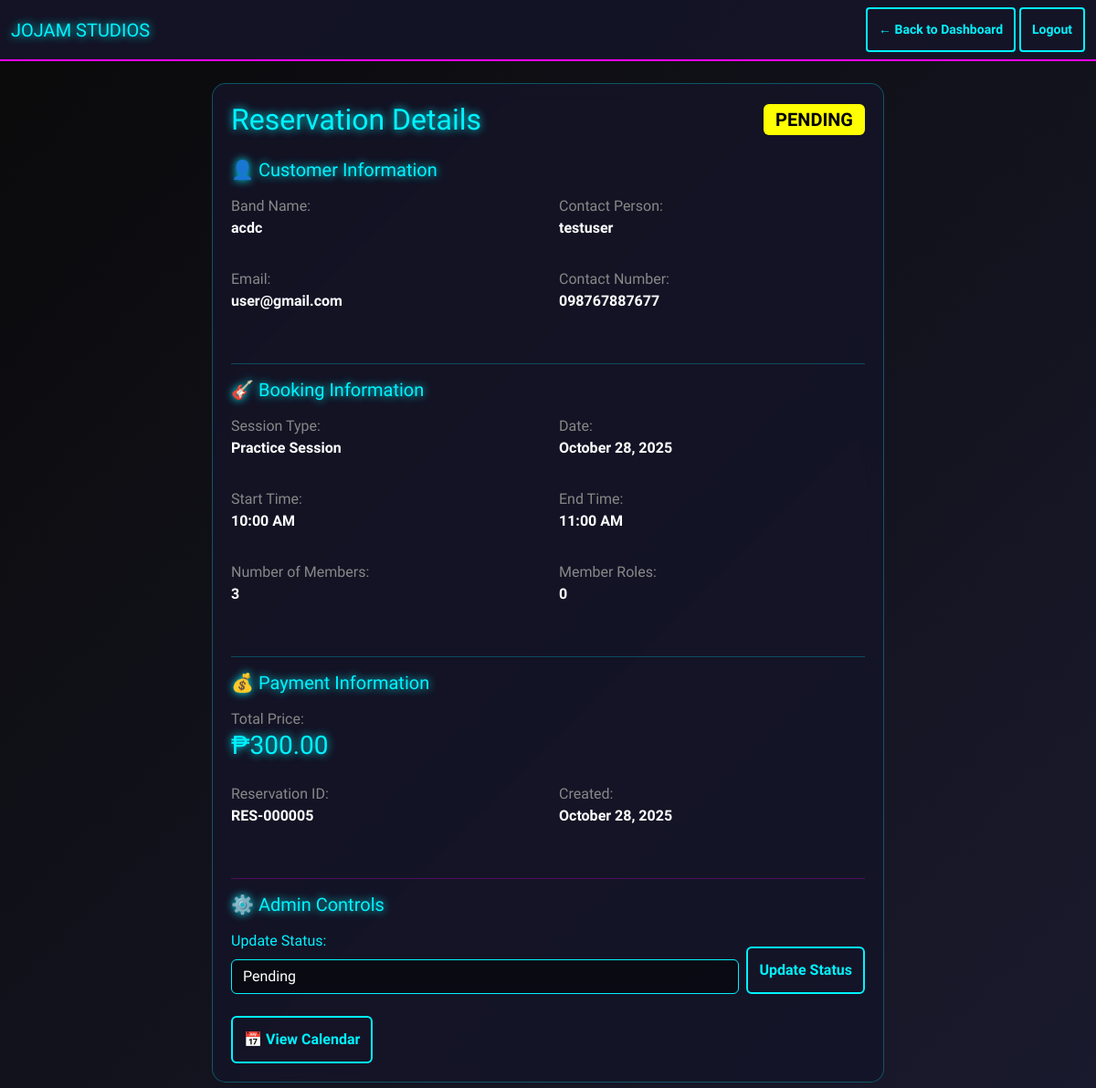
The page /view_reservation.php?id=5 (signed in) on the database its author committed.
### tables this page shows
CREATE TABLE `reservations` (
  `id` int(11) NOT NULL,
  `user_id` int(11) NOT NULL,
  `band_name` varchar(100) NOT NULL,
  `date` date NOT NULL,
  `start_time` time NOT NULL,
  `end_time` time NOT NULL,
  `members` int(11) NOT NULL,
  `roles` varchar(255) DEFAULT NULL,
  `type` enum('recording','practice') NOT NULL,
  `total_price` double DEFAULT NULL,
  `status` enum('pending','accepted','declined') DEFAULT 'pending',
  `created_at` timestamp NOT NULL DEFAULT current_timestamp()
);

CREATE TABLE `users` (
  `id` int(11) NOT NULL,
  `username` varchar(50) NOT NULL,
  `email` varchar(100) NOT NULL,
  `password` varchar(255) NOT NULL,
  `role` enum('admin','user') DEFAULT 'user',
  `band_name` varchar(100) DEFAULT NULL,
  `contact_number` varchar(20) DEFAULT NULL,
  `created_at` timestamp NOT NULL DEFAULT current_timestamp()
);

### config.php (called while the page is built, shortened)
<?php
function isAdmin() {
    return (isset($_SESSION['role']) && strtolower($_SESSION['role']) === 'admin');
}
?>

### view_reservation.php (the view, shortened to what this page needs)
<?php
require_once 'config.php';
$reservation_id = isset($_GET['id']) ? intval($_GET['id']) : 0;
$sql = "
    SELECT r.*, u.username, u.email, u.contact_number, u.band_name
    FROM reservations r
    INNER JOIN users u ON r.user_id = u.id
    WHERE r.id = ?
";
$stmt = $conn->prepare($sql);
$stmt->bind_param("i", $reservation_id);
$stmt->execute();
$result = $stmt->get_result();
$reservation = $result->fetch_assoc();
?>
<!DOCTYPE html>
<html lang="en">
<head>
    <link href="https://cdn.jsdelivr.net/npm/bootstrap@5.3.0/dist/css/bootstrap.min.css" rel="stylesheet">
    <link rel="stylesheet" href="jojam-styles.css">
</head>
<body>
    <nav class="navbar navbar-dark navbar-custom">
        <div class="container-fluid">
            <span class="navbar-brand neon-text">JOJAM STUDIOS</span>
            <div>
                <a href="<?php echo isAdmin() ? 'admin_dashboard.php' : 'user_dashboard.php'; ?>" class="btn btn-sm btn-neon">
                    ← Back to Dashboard
                </a>
                <a href="logout.php" class="btn btn-sm btn-neon">Logout</a>
            </div>
        </div>
    </nav>
    <div class="container mt-4">
        <div class="row">
            <div class="col-lg-8 mx-auto">
                <div class="glass-card">
                    <div class="d-flex justify-content-between align-items-center mb-4">
                        <h2 class="neon-text mb-0">Reservation Details</h2>
                        <span class="badge badge-<?php echo $reservation['status']; ?> fs-5">
                            <?php echo strtoupper($reservation['status']); ?>
                        </span>
                    </div>
                    <div class="mb-4">
                        <h5 class="neon-text mb-3">👤 Customer Information</h5>
                        <div class="row">
                            <div class="col-md-6 mb-3">
                                <label class="text-muted-custom">Band Name:</label>
                                <p class="fw-bold"><?php echo htmlspecialchars($reservation['band_name']); ?></p>
                            </div>
                            <div class="col-md-6 mb-3">
                                <label class="text-muted-custom">Contact Person:</label>
                                <p class="fw-bold"><?php echo htmlspecialchars($reservation['username']); ?></p>
                            </div>
                            <div class="col-md-6 mb-3">
                                <label class="text-muted-custom">Email:</label>
                                <p class="fw-bold"><?php echo htmlspecialchars($reservation['email']); ?></p>
                            </div>
                            <div class="col-md-6 mb-3">
                                <label class="text-muted-custom">Contact Number:</label>
                                <p class="fw-bold"><?php echo htmlspecialchars($reservation['contact_number']); ?></p>
                            </div>
                        </div>
                    </div>
                    <hr style="border-color: var(--neon-blue);">
                    <div class="mb-4">
                        <h5 class="neon-text mb-3">🎸 Booking Information</h5>
                        <div class="row">
                            <div class="col-md-6 mb-3">
                                <label class="text-muted-custom">Session Type:</label>
                                <p class="fw-bold"><?php echo ucfirst($reservation['type']); ?> Session</p>
                            </div>
                            <div class="col-md-6 mb-3">
                                <label class="text-muted-custom">Date:</label>
                                <p class="fw-bold"><?php echo date('F d, Y', strtotime($reservation['date'])); ?></p>
                            </div>
                            <div class="col-md-6 mb-3">
                                <label class="text-muted-custom">Start Time:</label>
                                <p class="fw-bold"><?php echo date('h:i A', strtotime($reservation['start_time'])); ?></p>
                            </div>
                            <div class="col-md-6 mb-3">
                                <label class="text-muted-custom">End Time:</label>
                                <p class="fw-bold"><?php echo date('h:i A', strtotime($reservation['end_time'])); ?></p>
                            </div>
                            <div class="col-md-6 mb-3">
                                <label class="text-muted-custom">Number of Members:</label>
                                <p class="fw-bold"><?php echo $reservation['members']; ?></p>
                            </div>
                            <div class="col-md-6 mb-3">
                                <label class="text-muted-custom">Member Roles:</label>
                                <p class="fw-bold"><?php echo htmlspecialchars($reservation['roles']); ?></p>
                            </div>
                        </div>
                    </div>
                    <hr style="border-color: var(--neon-blue);">
                    <div class="mb-4">
                        <h5 class="neon-text mb-3">💰 Payment Information</h5>
                        <div class="row">
                            <div class="col-md-12 mb-3">
                                <label class="text-muted-custom">Total Price:</label>
                                <h3 class="neon-text">₱<?php echo number_format($reservation['total_price'], 2); ?></h3>
                            </div>
                            <div class="col-md-6 mb-3">
                                <label class="text-muted-custom">Reservation ID:</label>
                                <p class="fw-bold">RES-<?php echo str_pad($reservation['id'], 6, '0', STR_PAD_LEFT); ?></p>
                            </div>
                            <div class="col-md-6 mb-3">
                                <label class="text-muted-custom">Created:</label>
                                <p class="fw-bold"><?php echo date('F d, Y', strtotime($reservation['created_at'])); ?></p>
                            </div>
                        </div>
                    </div>
                    <?php if (isAdmin()): ?>
                        <hr style="border-color: var(--neon-magenta);">
                        <div class="mb-3">
                            <h5 class="neon-text mb-3">⚙️ Admin Controls</h5>
                            <form method="POST" class="d-flex gap-2 align-items-end">
                                <div class="flex-grow-1">
                                    <label class="form-label">Update Status:</label>
                                    <select name="status" class="form-control">
                                        <option value="pending" <?php echo $reservation['status'] == 'pending' ? 'selected' : ''; ?>>Pending</option>
                                    </select>
                                </div>
                                <button type="submit" name="update_status" class="btn btn-neon">Update Status</button>
                            </form>
                        </div>
                    <?php endif; ?>
                    <div class="mt-4 d-flex gap-2">
                        <a href="calendar_view.php" class="btn btn-neon">📅 View Calendar</a>
                    </div>
                </div>
            </div>
        </div>
    </div>
</body>
</html>

### jojam-styles.css (style rules this page uses)
:root { --neon-blue: #00f3ff; --neon-magenta: #ff00ff; --neon-yellow: #ffff00; --neon-green: #00ff00; --dark-bg: #0a0a0a; --dark-secondary: #1a1a2e; --glass-bg: rgba(20, 20, 40, 0.8); --glass-border: rgba(0, 243, 255, 0.3); }
body { background: linear-gradient(135deg, var(--dark-bg) 0%, var(--dark-secondary) 100%); color: white; font-family: 'Orbitron', sans-serif; min-height: 100vh; }
.glass-card { background: var(--glass-bg); backdrop-filter: blur(10px); border: 1px solid var(--glass-border); border-radius: 15px; padding: 20px; margin-bottom: 20px; }
.neon-text { color: var(--neon-blue); text-shadow: 0 0 10px var(--neon-blue); }
.btn-neon { background: transparent; border: 2px solid var(--neon-blue); color: var(--neon-blue); padding: 12px; font-weight: bold; transition: all 0.3s ease; }
.form-control { background: rgba(0, 0, 0, 0.5); border: 1px solid var(--neon-blue); color: white; }
.form-control::placeholder { color: #666; }
.form-label { color: var(--neon-blue); }
.navbar-custom { background: rgba(20, 20, 40, 0.9); border-bottom: 2px solid var(--neon-blue); }
.navbar-dark { background: rgba(20, 20, 40, 0.9); border-bottom: 2px solid var(--neon-magenta); }
.badge-pending { background: var(--neon-yellow); color: black; }
.text-muted-custom { color: #888; }

### rows shown on the page
reservations: status "PENDING", user.band_name "acdc", user.username "testuser", user.email "user@gmail.com", user.contact_number "098767887677", type "Practice", date "October 28, 2025", start_time "10:00 AM", end_time "11:00 AM", members "3", roles "0", total_price "300.00", id "000005", created_at "October 28, 2025", status "Pending"
